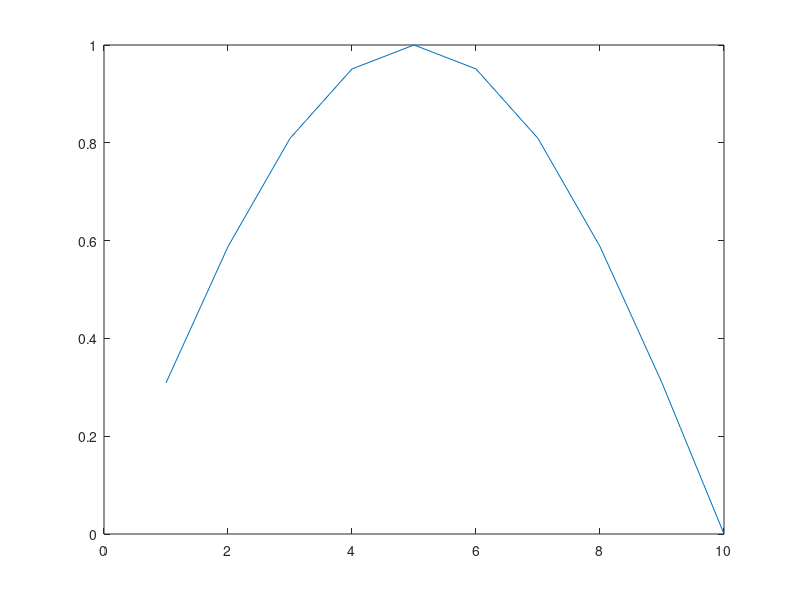

The MATLAB source for this figure:
% for k=5:10:35
%     x=k^2
%     k
% end

for n=1:10
    x(n)=sin(n*pi/10); %array indexing
    % save and store all calculation
    n
end

plot(1:10,x)